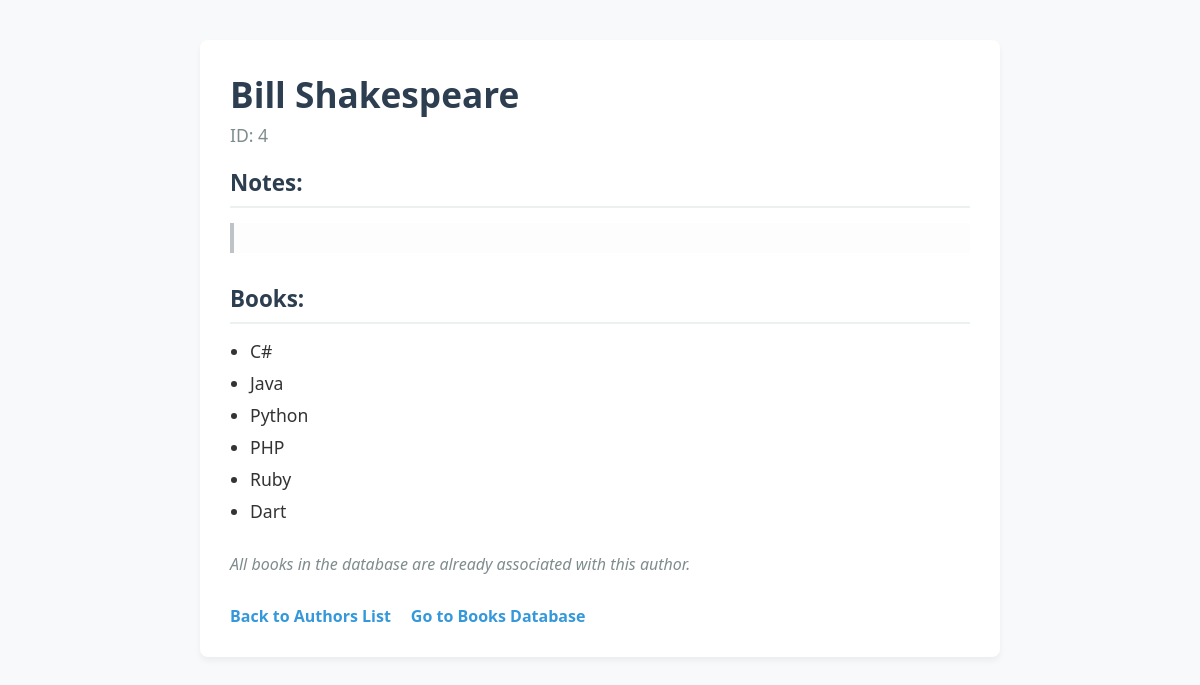
The page /authors/4 on the database its author committed.
### books_authors_app/models.py (models this page shows)
class Author(models.Model):
    first_name = models.CharField(max_length=100)
    last_name = models.CharField(max_length=100)
    notes = models.TextField()

class Book(models.Model):
    title = models.CharField(max_length=200)
    desc = models.TextField()
    author = models.ManyToManyField(Author, related_name='books')

### books_authors_app/views.py (the view)
# urls.py: path('authors/<int:author_id>', views.author_detail, name='author_detail'),
def author_detail(request, author_id):
    author = Author.objects.get(id=author_id)
    associated_books = author.books.all()
    remaining_books = Book.objects.exclude(id__in=associated_books.values_list('id', flat=True))
    context = {
        'author': author,
        'associated_books': associated_books,
        'remaining_books': remaining_books
    }
    return render(request, 'author_detail.html', context)

### books_authors_app/templates/author_detail.html (shortened to what this page needs)
{% load static %}
<!DOCTYPE html>
<html lang="en">
<head>
    <link rel="stylesheet" href="{% static 'css/style.css' %}">
</head>
<body>
    <div class="detail-container">
        <h1 class="detail-header">{{ author.first_name }} {{ author.last_name }}</h1>
        <p class="detail-id">ID: {{ author.id }}</p>
        <h2 class="detail-section-title">Notes:</h2>
        <p class="detail-desc">{{ author.notes }}</p>
        <h2 class="detail-section-title">Books:</h2>
        <ul class="detail-list">
            {% for book in associated_books %}
                <li>{{ book.title }}</li>
            {% empty %}
                <li>No books associated with this author yet.</li>
            {% endfor %}
        </ul>
        {% if remaining_books %}
        <form action="{% url 'add_book_to_author' author.id %}" method="post" class="add-association-form">
            {% csrf_token %}
            <div class="form-group" style="margin: 0; flex-grow: 1;">
                <select name="book_id" required>
                    <option value="" disabled selected>Select a Book</option>
                    {% for book in remaining_books %}
                        <option value="{{ book.id }}">{{ book.title }}</option>
                    {% endfor %}
                </select>
            </div>
            <button type="submit" class="btn">Add</button>
        </form>
        {% else %}
        <p style="font-style: italic; color: #7f8c8d;">All books in the database are already associated with this author.</p>
        {% endif %}
        <div class="navigation-links">
            <a href="{% url 'authors' %}">Back to Authors List</a>
            <a href="{% url 'books' %}">Go to Books Database</a>
        </div>
    </div>
</body>
</html>

### books_authors_app/static/css/style.css (style rules this page uses)
* { box-sizing: border-box; font-family: 'Segoe UI', Tahoma, Geneva, Verdana, sans-serif; margin: 0; padding: 0; }
body { background-color: #f7f9fa; color: #333; padding: 40px; display: flex; justify-content: center; }
h1 { font-size: 2.2rem; margin-bottom: 25px; color: #1a1a1a; }
h2 { font-size: 1.6rem; margin-bottom: 20px; color: #2c3e50; }
a { color: #3498db; text-decoration: none; font-weight: 600; }
.detail-container { max-width: 800px; width: 100%; background-color: #ffffff; padding: 30px; border-radius: 8px; box-shadow: 0 4px 6px rgba(0, 0, 0, 0.05); }
.detail-header { font-size: 2.2rem; margin-bottom: 5px; color: #2c3e50; }
.detail-id { font-size: 1.1rem; color: #7f8c8d; margin-bottom: 20px; }
.detail-desc { font-size: 1.1rem; line-height: 1.6; margin-bottom: 30px; background: #fdfdfd; padding: 15px; border-left: 4px solid #bdc3c7; }
.detail-section-title { font-size: 1.4rem; margin-bottom: 15px; border-bottom: 2px solid #ecf0f1; padding-bottom: 8px; color: #2c3e50; }
.detail-list { list-style-type: disc; margin-left: 20px; margin-bottom: 30px; font-size: 1.1rem; }
.detail-list li { margin-bottom: 8px; }
.navigation-links { margin-top: 30px; display: flex; gap: 20px; }

### rows shown on the page
Author: first_name "Bill", last_name "Shakespeare", id "4"
Book: title "C#"
Book: title "Java"
Book: title "Python"
Book: title "PHP"
Book: title "Ruby"
Book: title "Dart"
